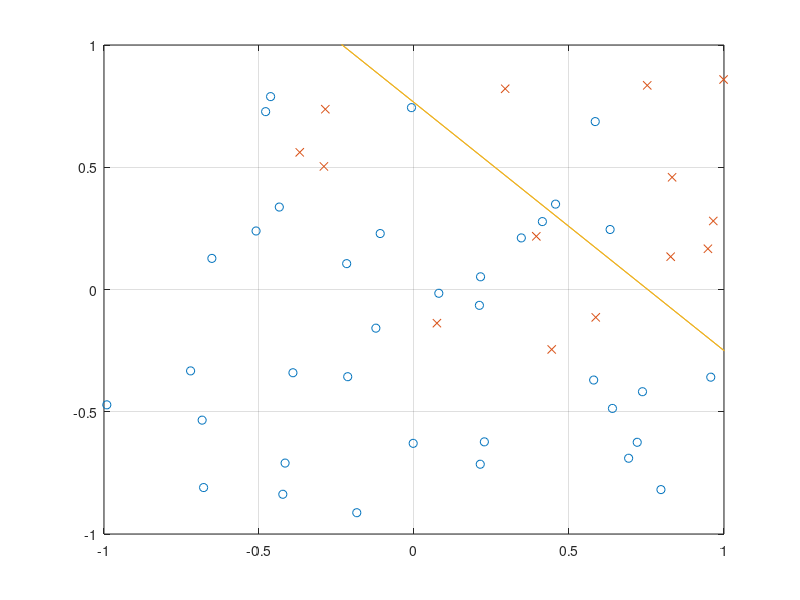

MATLAB code for this plot: (Note: this script raises an error after producing the figure.)
%%With a suitable example demonstrate the perceptron learning law with 
%%its decision regions using MATLAB. 
%%Give the output in graphical form

%% Avaliar a evoluçao da aprendizagem da rede neural 

clc;
clear;
p = 5; % dimensionality of the augmented input space
N = 50; % number of training patterns - size of the training epoch

% PART 1: Generation of the training and validation sets.
X = 2*rand(p-1, 2*N)-1; 
nn = round((2*N-1)*rand(N,1))+1; %% rotulos dos numeros randomicos 
X(:,nn) = sin(X(:,nn));
X = [X; ones(1,2*N)]; 
wht = 3*rand(1,p)-1; wht = wht/norm(wht);
wht
D = (wht*X >= 0); 
Xv = X(:, N+1:2*N) ;   
Dv = D(:, N+1:2*N) ;  
X  = X(:, 1:N) ;      
D  = D(:, 1:N) ;      
% [X; D]
pr = [1, 3]; 
Xp = X(pr, :);
wp = wht([pr p]);   % projection of the weight vector
c0 = find(D==0); c1 = find(D==1);
% c0 and c1 are vectors of pointers to input patterns  X
% belonging to the class  0  or  1, respectively.
figure(1), clf reset
plot(Xp(1,c0),Xp(2,c0),'o', Xp(1, c1), Xp(2, c1),'x')
   % The input patterns are plotted on the selected projection
   % plane.  Patterns belonging to the class 0, or 1 are marked
   % with  'o' , or 'x' , respectively
axis(axis), hold on
   % The axes and the contents of the current plot are frozen
  % Superimposition of the projection of the separation plane on the
  % plot. The projection is a straight line. Four points lying on this
 % line are found from the  line equation   wp . x = 0
L = [-1 1] ;
S = -diag([1 1]./wp(1:2))*(wp([2,1])'*L +wp(3)) ;
plot([S(1,:) L], [L S(2,:)]), grid, draw now



% PART 2: Learning
eta = 0.5;   % The training gain.
wh = 2*rand(1,p)-1;
     % Random initialisation of the weight vector with values
     % from the range [-1, +1]. An example of an initial
     % weight vector follows
    % Projection of  the initial decision plane which is orthogonal
    % to  wh  is plotted as previously:
wp = wh([pr p]); % projection of the weight vector
S = -diag([1 1]./wp(1:2))*(wp([2,1])'*L +wp(3)) ;
plot([S(1,:) L], [L S(2,:)]), grid on, drawnow
C = 50;  % Maximum number of training epochs
E = [C+1, zeros(1,C)];  % Initialization of the vector of the total sums of squared errors over an epoch.
WW = zeros(C*N, p);  % The matrix  WW  will store all weight
            % vector  whone weight vector per row of the matrix WW
c = 1;      % c  is an epoch counter
cw = 0 ;    % cw total counter of weight updates
while (E(c)>1)|(c==1)
   c = c+1;
   plot([S(1,:) L], [L S(2,:)], 'w'), drawnow
   for n = 1:N   
      eps = D(n) - ((wh*X(:,n)) >= 0); % eps(n) = d(n) - y(n)
      wh  = wh + eta*eps*X(:,n)'; % The Perceptron Learning Law
      cw = cw + 1;
      WW(cw, :) = wh/norm(wh); % The updated and normalised weight vector is stored in WW for feature plotting
                                                          
      E(c) = E(c) + abs(eps) ;  % |eps| = eps^2
   end;
   wp = wh([pr p]);   % projection of the weight vector
   S = -diag([1 1]./wp(1:2))*(wp([2,1])'*L +wp(3)) ;
   plot([S(1,:) L], [L S(2,:)], 'g'), drawnow
end;
% After every pass through the set of training patterns the projection of the  current decision plane which is determined by the current weight vector is plotted after the previous projection has been erased.
WW = WW(1:cw, pr);
E = E(2:c+1)